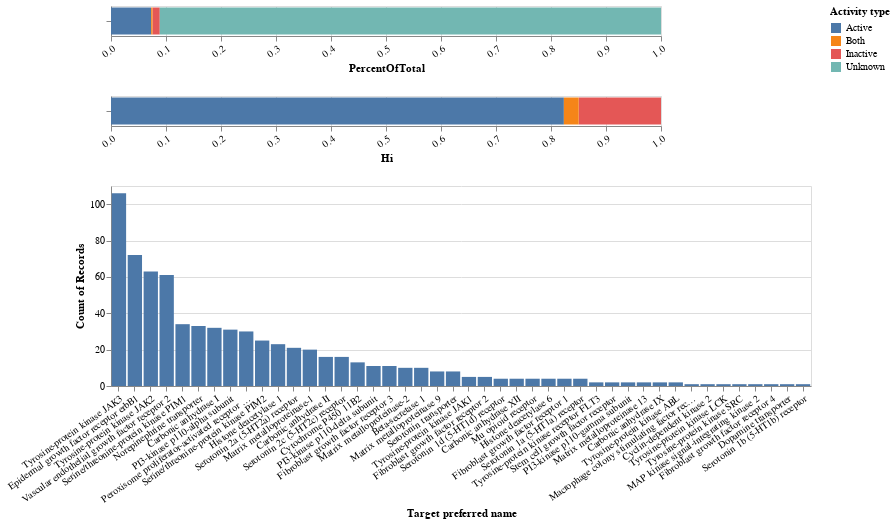

The notebook cell saved with this chart:
### Markdown cell above
# All together now:

### Code cell
chart_one = alt.Chart(df).transform_joinaggregate(
        Total='sum(number)'
    ).transform_calculate(PercentOfTotal="datum.number / datum.Total").mark_bar().encode(
    x=alt.X('PercentOfTotal:Q'),#,sort='descending'),
    y=alt.Y('results', title='',axis=alt.Axis(labels=False)),
    color=alt.Color('activity', title='Activity type'),
    order=alt.Order('activity', sort='ascending')
).properties(height=30, width=550)
#.add_selection(
 #   selector
#).properties(height=30, width=550)

chart_two = alt.Chart(df.iloc[:3]).transform_joinaggregate(
        Total='sum(number)'
    ).transform_calculate(PercentOfTotal="datum.number / datum.Total").mark_bar().encode(
    x=alt.X('PercentOfTotal:Q', title='Hi'),#,sort='descending'),
    y=alt.Y('results', title='',axis=alt.Axis(labels=False)),
    color=alt.Color('activity', title='Activity type'),
    order=alt.Order('activity', sort='ascending')
).properties(height=30, width=550)
#.add_selection(
 #   selector
#).properties(height=30, width=550)

chart = alt.Chart(all_pos_targets).mark_bar()

chart = chart.encode(
    x = alt.X('pref_name', sort='-y', title='Target preferred name'),
    y = alt.Y('count()'), 
).properties(height=200,width=700)

(chart_one&chart_two&chart
).configure_axisBottom(labelAngle=-35).configure_header(
    titleFontSize=40, 
    labelFontSize=40
).configure_title()

### Figure 1 — Vega-Lite specification as saved in the notebook (floating-point values rounded to 4 significant figures; data arrays with more than 128 entries replaced by an {"elided": "..."} marker saying what was removed)
{"config": {"view": {"continuousWidth": 400, "continuousHeight": 300}, "axisBottom": {"labelAngle": -35}, "header": {"labelFontSize": 40, "titleFontSize": 40}, "title": {}}, "vconcat": [{"data": {"name": "data-270f2f84cc277046f1a71624871a9407"}, "mark": "bar", "encoding": {"color": {"type": "nominal", "field": "activity", "title": "Activity type"}, "order": {"type": "nominal", "field": "activity", "sort": "ascending"}, "x": {"type": "quantitative", "field": "PercentOfTotal"}, "y": {"type": "nominal", "axis": {"labels": false}, "field": "results", "title": ""}}, "height": 30, "transform": [{"joinaggregate": [{"op": "sum", "field": "number", "as": "Total"}]}, {"calculate": "datum.number / datum.Total", "as": "PercentOfTotal"}], "width": 550}, {"data": {"name": "data-4606dc7c100e5536387c38c27154d72b"}, "mark": "bar", "encoding": {"color": {"type": "nominal", "field": "activity", "title": "Activity type"}, "order": {"type": "nominal", "field": "activity", "sort": "ascending"}, "x": {"type": "quantitative", "field": "PercentOfTotal", "title": "Hi"}, "y": {"type": "nominal", "axis": {"labels": false}, "field": "results", "title": ""}}, "height": 30, "transform": [{"joinaggregate": [{"op": "sum", "field": "number", "as": "Total"}]}, {"calculate": "datum.number / datum.Total", "as": "PercentOfTotal"}], "width": 550}, {"data": {"name": "data-63eb643129787360417de40ce9aed067"}, "mark": "bar", "encoding": {"x": {"type": "nominal", "field": "pref_name", "sort": "-y", "title": "Target preferred name"}, "y": {"type": "quantitative", "aggregate": "count"}}, "height": 200, "width": 700}], "$schema": "https://vega.github.io/schema/vega-lite/v4.8.1.json", "datasets": {"data-270f2f84cc277046f1a71624871a9407": [{"results": "Results", "activity": "Active", "number": 732, "proportion": 0.07302}, {"results": "Results", "activity": "Inactive", "number": 133, "proportion": 0.01327}, {"results": "Results", "activity": "Both", "number": 24, "proportion": 0.002394}, {"results": "Results", "activity": "Unknown", "number": 9135, "proportion": 0.9113}], "data-4606dc7c100e5536387c38c27154d72b": [{"results": "Results", "activity": "Active", "number": 732, "proportion": 0.07302}, {"results": "Results", "activity": "Inactive", "number": 133, "proportion": 0.01327}, {"results": "Results", "activity": "Both", "number": 24, "proportion": 0.002394}], "data-63eb643129787360417de40ce9aed067": {"elided": "708 records"}}}
